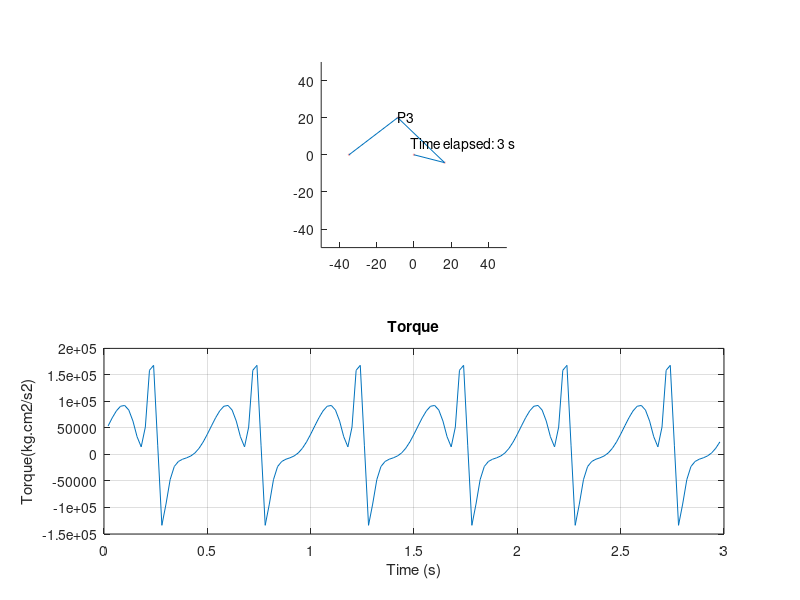

Source code (MATLAB):
clc; clear all;
A = 17;B=35;C=33;D=35; % Link lengths in cm

t = 0:0.02:3;

ang_speed = 4*pi; %crank angular vel.
theta = ang_speed*t;
%% POSITIONS AND VELOCITIES
P1 = [0;0];
P4 = D*[-1;0];%P1 and P4 are fixed points

P2 = A*[cos(theta); sin(theta)];%P2 is non-fixed end of crank
P2_x = P2(1,:);
P2_y = P2(2,:);

P2_vx = diff(P2_x)./diff(t);
P2_vy = diff(P2_y)./diff(t);

A_CG_x = P2(1,:)/2;% posn. and vel. of COM of crank 
A_CG_y = P2(2,:)/2;
A_CG_vx = diff(A_CG_x)./diff(t);
A_CG_vy = diff(A_CG_y)./diff(t);

E = sqrt(A^2 + D^2 + 2*A*D*cos(theta));
alfa = asin(A*sin(theta)./E);
beta = acos((E.^2 + C^2 - B^2)./(2*E*C));
P3 = [-D + C*cos(alfa+beta); C*sin(alfa+beta)];%P3 is non-fixed end of rocker

P3_x = P3(1,:);
P3_y = P3(2,:);

P3_vx = diff(P3_x)./diff(t);
P3_vy = diff(P3_y)./diff(t);

P3_v = sqrt(P3_vx.^2 + P3_vy.^2);

B_CG_x = (P2(1,:)+P3(1,:))/2;%posn. and vel. of COM of coupler 
B_CG_y = (P2(2,:)+P3(2,:))/2;
B_CG_vx = diff(B_CG_x)./diff(t);
B_CG_vy = diff(B_CG_y)./diff(t);

C_CG_x = (P3(1,:)-D)/2;%posn. and vel. of COM of rocker
C_CG_y = P3(2,:)/2;
C_CG_vx = diff(C_CG_x)./diff(t);
C_CG_vy = diff(C_CG_y)./diff(t);

%% ACCELERATIONS
t = 0.02:0.02:3;
A_CG_ax = diff(A_CG_vx)./diff(t);%accn of COM of crank
A_CG_ay = diff(A_CG_vy)./diff(t);
A_CG_a = sqrt(A_CG_ax.^2 + A_CG_ay.^2);
B_CG_ax = diff(B_CG_vx)./diff(t);%accn of COM of coupler
B_CG_ay = diff(B_CG_vy)./diff(t);
B_CG_a = sqrt(B_CG_ax.^2 + B_CG_ay.^2);
C_CG_ax = diff(C_CG_vx)./diff(t);%accn of COM of rocker
C_CG_ay = diff(C_CG_vy)./diff(t);
P2_ax = diff(P2_vx)./diff(t);%accn of P2
P2_ay = diff(P2_vy)./diff(t);
P3_ax = diff(P3_vx)./diff(t);%accn of P3
P3_ay = diff(P3_vy)./diff(t);

%% ANG. VELOCITIES
for i = 1:1:150
omega_3(i) = (P3_vy(i) - P2_vy(i))./(P3_x(i+1)-P2_x(i+1));%angular vel of coupler
omega_4(i) = (P3_vx(i))./(-P3_y(i+1));%angular vel of rocker
end

%% ANG. ACCNS
alpha_3 = diff(omega_3)./diff(t);%angular accn of coupler
alpha_4 = diff(omega_4)./diff(t);%angular accn of rocker

%% FORCE ANALYSIS

M_A = 0.79;M_B =1.02;M_C=2.18;%masses of links
I_A=40;I_B=155;I_C=311.96;%MOI of links about their COM
Solution=[];
for i = 1:1:149
R_mat = [1 0 1 0 0 0 0 0 0;...
    0 1 0 1 0 0 0 0 0;...
    A_CG_y(i+2) -A_CG_x(i+2) (A_CG_y(i+2)-P2_y(i+2)) (P2_x(i+2)-A_CG_x(i+2)) 0 0 0 0 1;...
    0 0 -1 0 1 0 0 0 0;...
    0 0 0 -1 0 1 0 0 0;...
    0 0 (P2_y(i+2)-B_CG_y(i+2)) (-P2_x(i+2)+B_CG_x(i+2)) (-P3_y(i+2)+B_CG_y(i+2)) (P3_x(i+2)-B_CG_x(i+2)) 0 0 0;...
    0 0 0 0 -1 0 1 0 0;...
    0 0 0 0 0 -1 0 1 0;...
    0 0 0 0 (P3_y(i+2)-C_CG_y(i+2)) (-P3_x(i+2)+C_CG_x(i+2)) (C_CG_y(i+2)) (-35-C_CG_x(i+2)) 0];

RHS = [M_A*A_CG_ax(i) - 1*M_A*980*cos(30*pi/180); M_A*A_CG_ay(i) - 1*M_A*980*sin(30*pi/180); 0;...
    M_B*B_CG_ax(i) - 1*M_B*980*cos(30*pi/180); M_B*B_CG_ay(i) - 1*M_B*980*sin(30*pi/180);I_B*alpha_3(i);...
    M_C*C_CG_ax(i) - 1*(M_C+1*7)*980*cos(30*pi/180) + 2*3.5*alpha_4(i)*sin(alfa(i)+beta(i)); M_C*C_CG_ay(i) - 1*(M_C+1*7)*980*cos(30*pi/180) - 7*3.5*alpha_4(i)*sin(alfa(i)+beta(i));...
    I_C*alpha_4(i)+7*3.5*3.5*alpha_4(i)+ 1*7*980*3.5*sin(alfa(i)+beta(i))];

%Sol(i) = [F12x(i); F12y(i); F32x(i); F32y(i); F43x(i); F43y(i); F14x(i); F14y(i); T(i)];
Sol = inv(R_mat)*RHS;
Solution = [Solution Sol];%storing solutions in arrays
end

%% PLOT
for i=1:length(t)

   ani = subplot(2,1,1);
   P1_circle = viscircles(P1',0.05);
   P2_circle = viscircles(P2(:,i)',0.05);
   P3_circle = viscircles(P3(:,i)',0.05);
   P4_circle = viscircles(P4',0.05); 
   
   A_bar = line([P1(1) P2(1,i)],[P1(2) P2(2,i)]);
   B_bar = line([P2(1,i) P3(1,i)],[P2(2,i) P3(2,i)]);
   C_bar = line([P3(1,i) P4(1)],[P3(2,i) P4(2)]);
   
   axis(ani,'equal');
   set(gca,'XLim',[-50 50],'YLim',[-50 50]);
   
   str1 = 'P3';
   str2 = ['Time elapsed: '  num2str(t(i)) ' s'];
   P3_text = text(P3(1,i),P3(2,i)+0.4,str1);
   Time = text(-2,6,str2);
   pause(0.005);
   if i<length(t)
    delete(P1_circle);
    delete(P2_circle);
    delete(P3_circle);
    delete(P4_circle);
    delete(A_bar);
    delete(B_bar);
    delete(C_bar);
    delete(P3_text);
    delete(Time);
    vel = subplot(2,1,2);
    plot(vel,t(1:i),(Solution(9,1:i)));
    set(vel,'XLim',[0 3]);
    xlabel(vel, 'Time (s)');
    ylabel(vel, 'Torque(kg.cm2/s2)');
    title(vel,'Torque');
    grid on;
   end

   end 